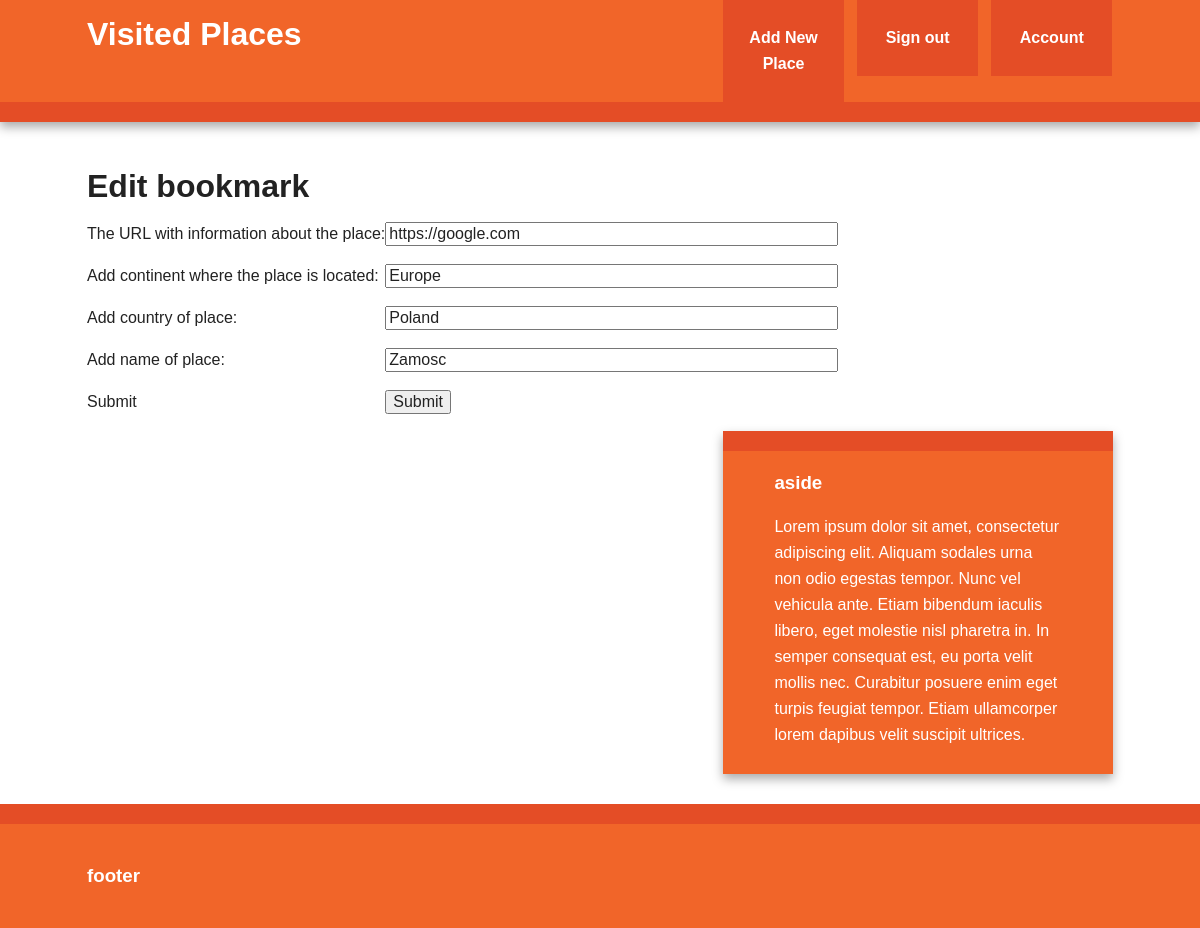
Screenshot of /bookmarks/edit/4 (signed in) with the database file from the repository.
### visited_places/models.py (models this page shows, shortened)
class Bookmark(db.Model):
    id = db.Column(db.Integer, primary_key=True)
    url = db.Column(db.Text, nullable=False)
    date = db.Column(db.DateTime, default=datetime.utcnow)
    continent = db.Column(db.String(100))
    country = db.Column(db.String(100))
    city = db.Column(db.String(100))
    user_id = db.Column(db.Integer, db.ForeignKey('user.id'), nullable=False)

### visited_places/views/bm_views.py (the view)
@bm_bp.route("/edit/<int:bookmark_id>", methods=['GET', 'POST'])
@login_required
def edit_bookmark(bookmark_id):
    bookmark = Bookmark.query.get_or_404(bookmark_id)
    if current_user != bookmark.user:
        abort(403)
    form = BookmarkForm(obj=bookmark)
    if form.validate_on_submit():
        form.populate_obj(bookmark)
        db.session.commit()
        flash(f"It works")
        return redirect(url_for('user.user', username=current_user.username))
    return render_template('bookmark_form.html', form=form, title="Edit bookmark")

### visited_places/forms.py
class BookmarkForm(Form):
    url = URLField('The URL with information about the place:', validators=[DataRequired(), url()])
    continent = StringField('Add continent where the place is located: ')
    country = StringField('Add country of place: ')
    city = StringField('Add name of place: ')
    submit = SubmitField('Submit')

### visited_places/views/default_views.py (called while the page is built)
@login_manager.user_loader
def load_user(user_id):
    return User.query.get(int(user_id))

### visited_places/templates/bookmark_form.html (shortened to what this page needs)
{% extends 'base.html' %}
{% from 'form_macros.html' import render_field %}
{% block content %}
<section>
    <h1>{{ title }}</h1>
    <form action="" method="post">
        <table>
            {{ render_field(form.url, size=50) }}
            {{ render_field(form.continent, size=50) }}
            {{ render_field(form.country, size=50) }}
            {{ render_field(form.city, size=50) }}
            {{ render_field(form.submit) }}
        </table>
    </form>
</section>
{% endblock%}

### visited_places/templates/form_macros.html (shortened to what this page needs)
{% macro render_field(field) %}
    <tr {% if field.errors %} class="error" {% endif %}>
        <td>{{ field.label }}</td>
        <td>{{ field(**kwargs) }}</td>
    </tr>
    <tr class="error">
        <td></td>
        <td>
        </td>
    </tr>
{% endmacro %}

### rows the page displays
Bookmark: url "https://google.com", continent "Europe", country "Poland", city "Zamosc"

### other values shown
{{ title }} "Edit bookmark"
{{ field.label }} "The URL with information about the place: Add continent where the place is located: Add country of place: Add name of place: Submit"
